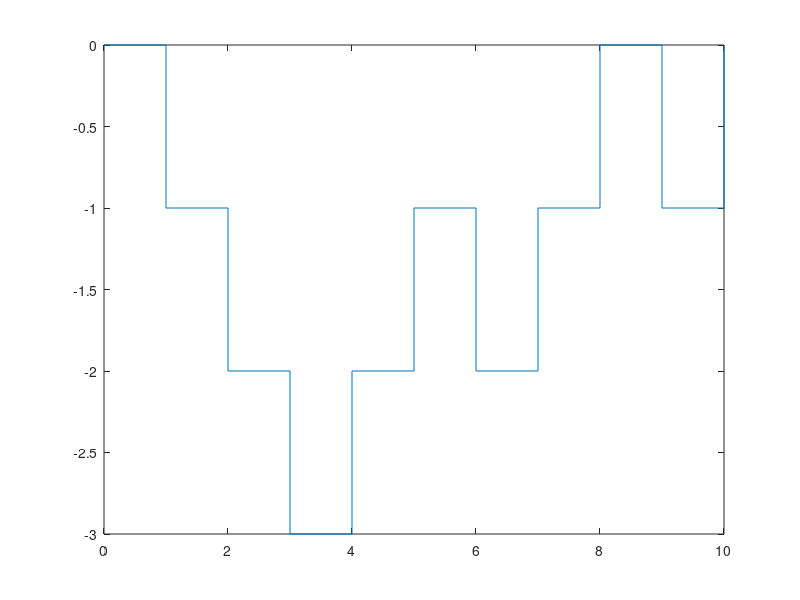

Recreate this plot in MATLAB.
% Random walk simulation

clear all; close all; clc;

alpha = 1.0;
T = 1;

s = alpha*sqrt(T);

n = 10/T;

for i = 1:n
    z(i) = (2*floor(2*rand)-1)*s;
end

x = cumsum(z);
x = [0, x];

t = 0:T:10;
stairs(t,x);
